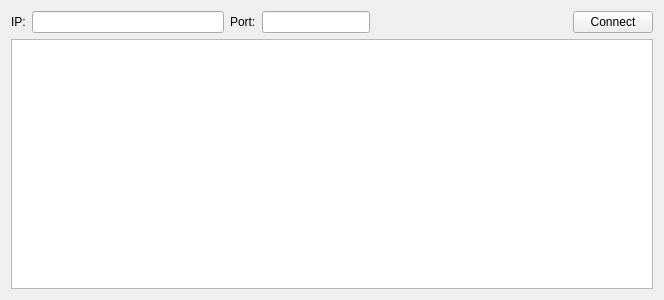
<?xml version="1.0" encoding="UTF-8"?>
<ui version="4.0">
 <class>OpenRGBClientInfoPageUi</class>
 <widget class="QFrame" name="OpenRGBClientInfoPageUi">
  <property name="geometry">
   <rect>
    <x>0</x>
    <y>0</y>
    <width>664</width>
    <height>300</height>
   </rect>
  </property>
  <property name="windowTitle">
   <string>Frame</string>
  </property>
  <layout class="QGridLayout" name="gridLayout">
   <item row="0" column="6">
    <widget class="QLineEdit" name="ClientPortValue">
     <property name="sizePolicy">
      <sizepolicy hsizetype="Fixed" vsizetype="Fixed">
       <horstretch>0</horstretch>
       <verstretch>0</verstretch>
      </sizepolicy>
     </property>
    </widget>
   </item>
   <item row="0" column="5">
    <widget class="QLabel" name="ClientPortLabel">
     <property name="text">
      <string>Port:</string>
     </property>
    </widget>
   </item>
   <item row="0" column="7">
    <spacer name="horizontalSpacer">
     <property name="orientation">
      <enum>Qt::Horizontal</enum>
     </property>
     <property name="sizeHint" stdset="0">
      <size>
       <width>40</width>
       <height>20</height>
      </size>
     </property>
    </spacer>
   </item>
   <item row="0" column="8">
    <widget class="QPushButton" name="ClientConnectButton">
     <property name="text">
      <string>Connect</string>
     </property>
    </widget>
   </item>
   <item row="0" column="4">
    <widget class="QLineEdit" name="ClientIPValue"/>
   </item>
   <item row="0" column="3">
    <widget class="QLabel" name="ClientIPLabel">
     <property name="text">
      <string>IP:</string>
     </property>
    </widget>
   </item>
   <item row="1" column="3" colspan="6">
    <widget class="QTreeWidget" name="ClientTree">
     <property name="columnCount">
      <number>0</number>
     </property>
    </widget>
   </item>
  </layout>
 </widget>
 <tabstops>
  <tabstop>ClientIPValue</tabstop>
  <tabstop>ClientPortValue</tabstop>
  <tabstop>ClientConnectButton</tabstop>
  <tabstop>ClientTree</tabstop>
 </tabstops>
 <resources/>
 <connections/>
</ui>
